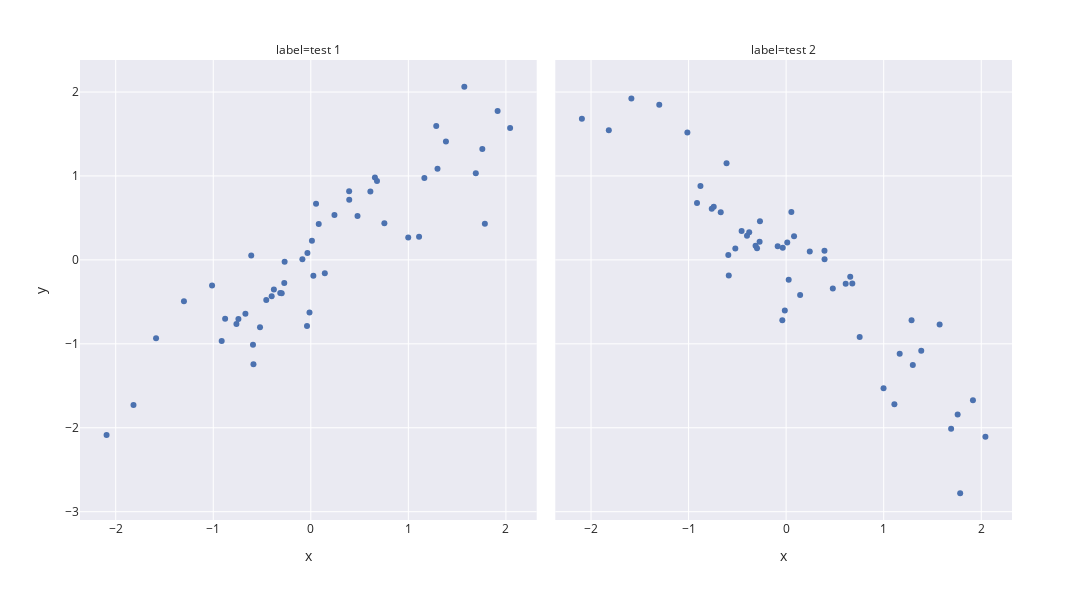

Here is the notebook cell this chart was saved with:
### Markdown cell above
With linear regression lines in place, it can be seen that the graph on the left has a positive weak correlation and the one on the right has a weak negative correlation. You can tell from the r-value (r^2) because that value, which ranges from 0 to 1, is closer to 0, showing that the variables have a weak correlation with each other.

And the same thing can be done with graphs that have a strong correlation between each of the variables, the main difference is that the graphs in this case would have points that are more closely next to each other, forming a very noticeable linear relationship.

### Code cell
corr_examples(.9)

### Figure 1 — Plotly figure (JSON) as saved in the notebook; plotly's stock layout.template omitted (floating-point values rounded to 4 significant figures)
{"data": [{"hovertemplate": "label=test 1<br>x=%{x}<br>y=%{y}<extra></extra>", "legendgroup": "", "marker": {"color": "rgb(76,114,176)", "symbol": "circle"}, "mode": "markers", "name": "", "orientation": "v", "showlegend": false, "type": "scatter", "x": [0.3938, 1.286, 1.574, -1.012, -0.5929, 1.11, 0.9985, 1.385, -0.8783, 0.7539, -1.301, 0.2423, 1.164, 0.6106, -0.2684, -0.03908, 1.299, 0.393, -0.9136, 0.4787, -0.588, 1.758, 0.657, -0.4011, -0.7422, -0.4565, -0.0864, -2.094, 0.1434, -0.6705, -0.7625, 2.043, -0.2983, -0.272, -1.586, -0.5208, -1.818, 0.6783, 1.784, 1.691, -0.3133, -0.03469, 0.01141, -0.01351, 0.08109, 0.02619, 1.915, -0.6108, 0.05355, -0.3785], "xaxis": "x", "y": [0.7171, 1.596, 2.062, -0.3047, -1.01, 0.2764, 0.2673, 1.409, -0.7002, 0.4371, -0.4923, 0.5352, 0.9759, 0.8139, -0.02228, -0.7892, 1.085, 0.8165, -0.9678, 0.5217, -1.245, 1.322, 0.9812, -0.4332, -0.7032, -0.477, 0.006264, -2.086, -0.159, -0.6405, -0.7649, 1.57, -0.3978, -0.2748, -0.9337, -0.8021, -1.729, 0.9385, 0.4309, 1.033, -0.396, 0.08066, 0.2271, -0.626, 0.4263, -0.19, 1.773, 0.05067, 0.6675, -0.3521], "yaxis": "y"}, {"hovertemplate": "label=test 2<br>x=%{x}<br>y=%{y}<extra></extra>", "legendgroup": "", "marker": {"color": "rgb(76,114,176)", "symbol": "circle"}, "mode": "markers", "name": "", "orientation": "v", "showlegend": false, "type": "scatter", "x": [0.3938, 1.286, 1.574, -1.012, -0.5929, 1.11, 0.9985, 1.385, -0.8783, 0.7539, -1.301, 0.2423, 1.164, 0.6106, -0.2684, -0.03908, 1.299, 0.393, -0.9136, 0.4787, -0.588, 1.758, 0.657, -0.4011, -0.7422, -0.4565, -0.0864, -2.094, 0.1434, -0.6705, -0.7625, 2.043, -0.2983, -0.272, -1.586, -0.5208, -1.818, 0.6783, 1.784, 1.691, -0.3133, -0.03469, 0.01141, -0.01351, 0.08109, 0.02619, 1.915, -0.6108, 0.05355, -0.3785], "xaxis": "x2", "y": [0.008255, -0.7185, -0.7699, 1.517, 0.05705, -1.721, -1.53, -1.084, 0.8808, -0.9198, 1.849, 0.09909, -1.119, -0.2851, 0.4609, -0.7189, -1.253, 0.1091, 0.6767, -0.34, -0.1865, -1.842, -0.2014, 0.2888, 0.6327, 0.3447, 0.1618, 1.682, -0.4172, 0.5664, 0.6076, -2.107, 0.1392, 0.2147, 1.922, 0.1353, 1.543, -0.2824, -2.78, -2.011, 0.1679, 0.1431, 0.2065, -0.6017, 0.2804, -0.2371, -1.673, 1.15, 0.5711, 0.3292], "yaxis": "y2"}], "layout": {"annotations": [{"font": {}, "showarrow": false, "text": "label=test 1", "x": 0.245, "xanchor": "center", "xref": "paper", "y": 1, "yanchor": "bottom", "yref": "paper"}, {"font": {}, "showarrow": false, "text": "label=test 2", "x": 0.755, "xanchor": "center", "xref": "paper", "y": 1, "yanchor": "bottom", "yref": "paper"}], "height": 600, "legend": {"tracegroupgap": 0}, "margin": {"t": 60}, "width": 1200, "xaxis": {"anchor": "y", "domain": [0, 0.49], "title": {"text": "x"}}, "xaxis2": {"anchor": "y2", "domain": [0.51, 1], "matches": "x", "title": {"text": "x"}}, "yaxis": {"anchor": "x", "domain": [0, 1], "title": {"text": "y"}}, "yaxis2": {"anchor": "x2", "domain": [0, 1], "matches": "y", "showticklabels": false}}}
